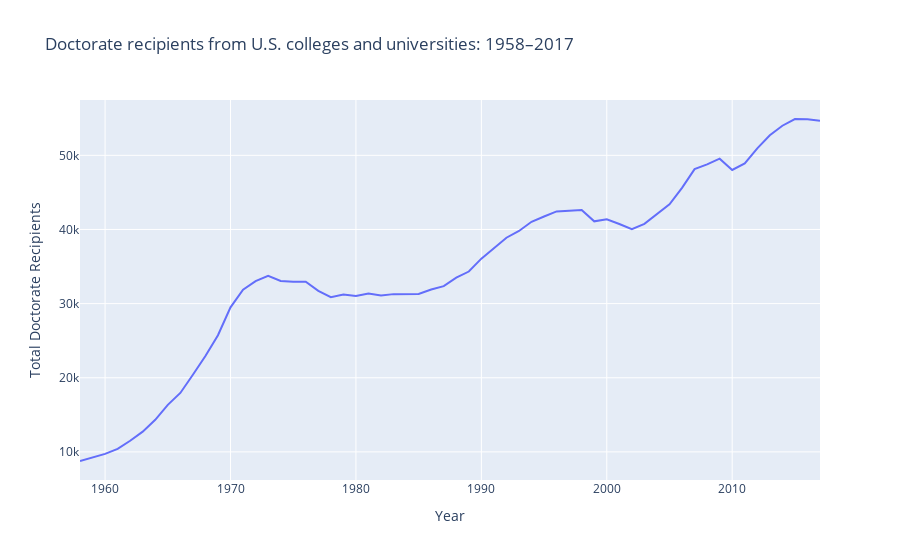
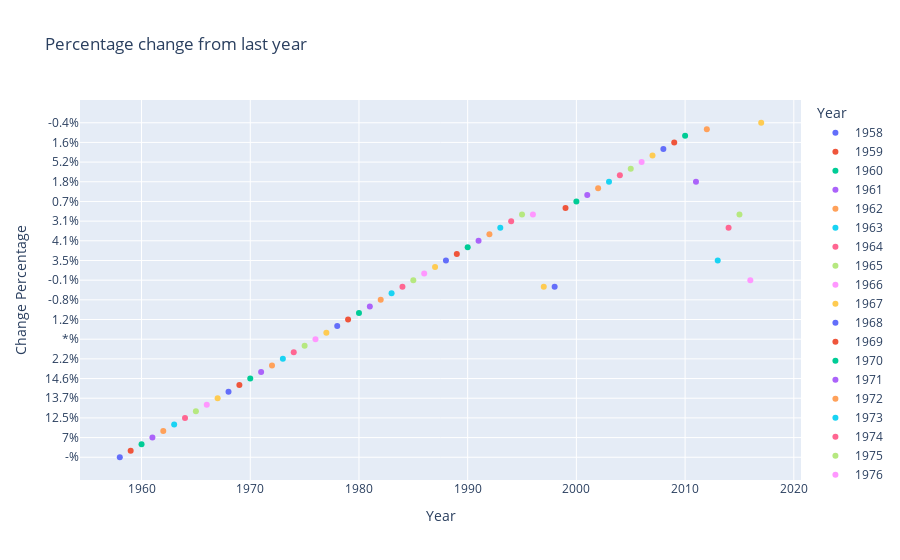

Here is the notebook cell these charts were saved with, in order:
### Code cell
import plotly.express as px
import plotly.graph_objects as go
fig=px.line(df001, x="Year", y="Total Doctorate Recipients", title='Doctorate recipients from U.S. colleges and universities: 1958–2017')
fig.show()
fig2=px.scatter(df001, x='Year', y="Change Percentage",color='Year',title='Percentage change from last year')
fig2.update_shapes(dict(xref='x', yref='y'))
fig2.show()
st.plotly_chart(fig, use_container_width=True)
st.plotly_chart(fig2, use_container_width=True)

### Figure 1 — Plotly figure (JSON) as saved in the notebook; plotly's stock layout.template omitted (floating-point values rounded to 4 significant figures)
{"data": [{"hovertemplate": "Year=%{x}<br>Total Doctorate Recipients=%{y}<extra></extra>", "legendgroup": "", "line": {"color": "#636efa", "dash": "solid"}, "mode": "lines", "name": "", "orientation": "v", "showlegend": false, "type": "scatter", "x": [1958, 1959, 1960, 1961, 1962, 1963, 1964, 1965, 1966, 1967, 1968, 1969, 1970, 1971, 1972, 1973, 1974, 1975, 1976, 1977, 1978, 1979, 1980, 1981, 1982, 1983, 1984, 1985, 1986, 1987, 1988, 1989, 1990, 1991, 1992, 1993, 1994, 1995, 1996, 1997, 1998, 1999, 2000, 2001, 2002, 2003, 2004, 2005, 2006, 2007, 2008, 2009, 2010, 2011, 2012, 2013, 2014, 2015, 2016, 2017], "xaxis": "x", "y": [8773, 9213, 9733, 10413, 11500, 12728, 14325, 16340, 17949, 20403, 22937, 25743, 29498, 31867, 33041, 33755, 33047, 32952, 32946, 31716, 30875, 31238, 31019, 31355, 31108, 31280, 31334, 31295, 31897, 32365, 33497, 34325, 36065, 37530, 38886, 39800, 41034, 41747, 42437, 42539, 42636, 41100, 41369, 40744, 40031, 40762, 42122, 43385, 45620, 48132, 48777, 49552, 48029, 48911, 50944, 52704, 53992, 54901, 54862, 54664], "yaxis": "y"}], "layout": {"legend": {"tracegroupgap": 0}, "title": {"text": "Doctorate recipients from U.S. colleges and universities: 1958–2017"}, "xaxis": {"anchor": "y", "domain": [0, 1], "title": {"text": "Year"}}, "yaxis": {"anchor": "x", "domain": [0, 1], "title": {"text": "Total Doctorate Recipients"}}}}

### Figure 2 — Plotly figure (JSON) as saved in the notebook; plotly's stock layout.template omitted (floating-point values rounded to 4 significant figures)
{"data": [{"hovertemplate": "Year=%{x}<br>Change Percentage=%{y}<extra></extra>", "legendgroup": "1958", "marker": {"color": "#636efa", "symbol": "circle"}, "mode": "markers", "name": "1958", "orientation": "v", "showlegend": true, "type": "scatter", "x": [1958], "xaxis": "x", "y": ["-%"], "yaxis": "y"}, {"hovertemplate": "Year=%{x}<br>Change Percentage=%{y}<extra></extra>", "legendgroup": "1959", "marker": {"color": "#EF553B", "symbol": "circle"}, "mode": "markers", "name": "1959", "orientation": "v", "showlegend": true, "type": "scatter", "x": [1959], "xaxis": "x", "y": ["5%"], "yaxis": "y"}, {"hovertemplate": "Year=%{x}<br>Change Percentage=%{y}<extra></extra>", "legendgroup": "1960", "marker": {"color": "#00cc96", "symbol": "circle"}, "mode": "markers", "name": "1960", "orientation": "v", "showlegend": true, "type": "scatter", "x": [1960], "xaxis": "x", "y": ["5.6%"], "yaxis": "y"}, {"hovertemplate": "Year=%{x}<br>Change Percentage=%{y}<extra></extra>", "legendgroup": "1961", "marker": {"color": "#ab63fa", "symbol": "circle"}, "mode": "markers", "name": "1961", "orientation": "v", "showlegend": true, "type": "scatter", "x": [1961], "xaxis": "x", "y": ["7%"], "yaxis": "y"}, {"hovertemplate": "Year=%{x}<br>Change Percentage=%{y}<extra></extra>", "legendgroup": "1962", "marker": {"color": "#FFA15A", "symbol": "circle"}, "mode": "markers", "name": "1962", "orientation": "v", "showlegend": true, "type": "scatter", "x": [1962], "xaxis": "x", "y": ["10.4%"], "yaxis": "y"}, {"hovertemplate": "Year=%{x}<br>Change Percentage=%{y}<extra></extra>", "legendgroup": "1963", "marker": {"color": "#19d3f3", "symbol": "circle"}, "mode": "markers", "name": "1963", "orientation": "v", "showlegend": true, "type": "scatter", "x": [1963], "xaxis": "x", "y": ["10.7%"], "yaxis": "y"}, {"hovertemplate": "Year=%{x}<br>Change Percentage=%{y}<extra></extra>", "legendgroup": "1964", "marker": {"color": "#FF6692", "symbol": "circle"}, "mode": "markers", "name": "1964", "orientation": "v", "showlegend": true, "type": "scatter", "x": [1964], "xaxis": "x", "y": ["12.5%"], "yaxis": "y"}, {"hovertemplate": "Year=%{x}<br>Change Percentage=%{y}<extra></extra>", "legendgroup": "1965", "marker": {"color": "#B6E880", "symbol": "circle"}, "mode": "markers", "name": "1965", "orientation": "v", "showlegend": true, "type": "scatter", "x": [1965], "xaxis": "x", "y": ["14.1%"], "yaxis": "y"}, {"hovertemplate": "Year=%{x}<br>Change Percentage=%{y}<extra></extra>", "legendgroup": "1966", "marker": {"color": "#FF97FF", "symbol": "circle"}, "mode": "markers", "name": "1966", "orientation": "v", "showlegend": true, "type": "scatter", "x": [1966], "xaxis": "x", "y": ["9.8%"], "yaxis": "y"}, {"hovertemplate": "Year=%{x}<br>Change Percentage=%{y}<extra></extra>", "legendgroup": "1967", "marker": {"color": "#FECB52", "symbol": "circle"}, "mode": "markers", "name": "1967", "orientation": "v", "showlegend": true, "type": "scatter", "x": [1967], "xaxis": "x", "y": ["13.7%"], "yaxis": "y"}, {"hovertemplate": "Year=%{x}<br>Change Percentage=%{y}<extra></extra>", "legendgroup": "1968", "marker": {"color": "#636efa", "symbol": "circle"}, "mode": "markers", "name": "1968", "orientation": "v", "showlegend": true, "type": "scatter", "x": [1968], "xaxis": "x", "y": ["12.4%"], "yaxis": "y"}, {"hovertemplate": "Year=%{x}<br>Change Percentage=%{y}<extra></extra>", "legendgroup": "1969", "marker": {"color": "#EF553B", "symbol": "circle"}, "mode": "markers", "name": "1969", "orientation": "v", "showlegend": true, "type": "scatter", "x": [1969], "xaxis": "x", "y": ["12.2%"], "yaxis": "y"}, {"hovertemplate": "Year=%{x}<br>Change Percentage=%{y}<extra></extra>", "legendgroup": "1970", "marker": {"color": "#00cc96", "symbol": "circle"}, "mode": "markers", "name": "1970", "orientation": "v", "showlegend": true, "type": "scatter", "x": [1970], "xaxis": "x", "y": ["14.6%"], "yaxis": "y"}, {"hovertemplate": "Year=%{x}<br>Change Percentage=%{y}<extra></extra>", "legendgroup": "1971", "marker": {"color": "#ab63fa", "symbol": "circle"}, "mode": "markers", "name": "1971", "orientation": "v", "showlegend": true, "type": "scatter", "x": [1971], "xaxis": "x", "y": ["8%"], "yaxis": "y"}, {"hovertemplate": "Year=%{x}<br>Change Percentage=%{y}<extra></extra>", "legendgroup": "1972", "marker": {"color": "#FFA15A", "symbol": "circle"}, "mode": "markers", "name": "1972", "orientation": "v", "showlegend": true, "type": "scatter", "x": [1972], "xaxis": "x", "y": ["3.7%"], "yaxis": "y"}, {"hovertemplate": "Year=%{x}<br>Change Percentage=%{y}<extra></extra>", "legendgroup": "1973", "marker": {"color": "#19d3f3", "symbol": "circle"}, "mode": "markers", "name": "1973", "orientation": "v", "showlegend": true, "type": "scatter", "x": [1973], "xaxis": "x", "y": ["2.2%"], "yaxis": "y"}, {"hovertemplate": "Year=%{x}<br>Change Percentage=%{y}<extra></extra>", "legendgroup": "1974", "marker": {"color": "#FF6692", "symbol": "circle"}, "mode": "markers", "name": "1974", "orientation": "v", "showlegend": true, "type": "scatter", "x": [1974], "xaxis": "x", "y": ["-2.1%"], "yaxis": "y"}, {"hovertemplate": "Year=%{x}<br>Change Percentage=%{y}<extra></extra>", "legendgroup": "1975", "marker": {"color": "#B6E880", "symbol": "circle"}, "mode": "markers", "name": "1975", "orientation": "v", "showlegend": true, "type": "scatter", "x": [1975], "xaxis": "x", "y": ["-0.3%"], "yaxis": "y"}, {"hovertemplate": "Year=%{x}<br>Change Percentage=%{y}<extra></extra>", "legendgroup": "1976", "marker": {"color": "#FF97FF", "symbol": "circle"}, "mode": "markers", "name": "1976", "orientation": "v", "showlegend": true, "type": "scatter", "x": [1976], "xaxis": "x", "y": ["*%"], "yaxis": "y"}, {"hovertemplate": "Year=%{x}<br>Change Percentage=%{y}<extra></extra>", "legendgroup": "1977", "marker": {"color": "#FECB52", "symbol": "circle"}, "mode": "markers", "name": "1977", "orientation": "v", "showlegend": true, "type": "scatter", "x": [1977], "xaxis": "x", "y": ["-3.7%"], "yaxis": "y"}, {"hovertemplate": "Year=%{x}<br>Change Percentage=%{y}<extra></extra>", "legendgroup": "1978", "marker": {"color": "#636efa", "symbol": "circle"}, "mode": "markers", "name": "1978", "orientation": "v", "showlegend": true, "type": "scatter", "x": [1978], "xaxis": "x", "y": ["-2.7%"], "yaxis": "y"}, {"hovertemplate": "Year=%{x}<br>Change Percentage=%{y}<extra></extra>", "legendgroup": "1979", "marker": {"color": "#EF553B", "symbol": "circle"}, "mode": "markers", "name": "1979", "orientation": "v", "showlegend": true, "type": "scatter", "x": [1979], "xaxis": "x", "y": ["1.2%"], "yaxis": "y"}, {"hovertemplate": "Year=%{x}<br>Change Percentage=%{y}<extra></extra>", "legendgroup": "1980", "marker": {"color": "#00cc96", "symbol": "circle"}, "mode": "markers", "name": "1980", "orientation": "v", "showlegend": true, "type": "scatter", "x": [1980], "xaxis": "x", "y": ["-0.7%"], "yaxis": "y"}, {"hovertemplate": "Year=%{x}<br>Change Percentage=%{y}<extra></extra>", "legendgroup": "1981", "marker": {"color": "#ab63fa", "symbol": "circle"}, "mode": "markers", "name": "1981", "orientation": "v", "showlegend": true, "type": "scatter", "x": [1981], "xaxis": "x", "y": ["1.1%"], "yaxis": "y"}, {"hovertemplate": "Year=%{x}<br>Change Percentage=%{y}<extra></extra>", "legendgroup": "1982", "marker": {"color": "#FFA15A", "symbol": "circle"}, "mode": "markers", "name": "1982", "orientation": "v", "showlegend": true, "type": "scatter", "x": [1982], "xaxis": "x", "y": ["-0.8%"], "yaxis": "y"}, {"hovertemplate": "Year=%{x}<br>Change Percentage=%{y}<extra></extra>", "legendgroup": "1983", "marker": {"color": "#19d3f3", "symbol": "circle"}, "mode": "markers", "name": "1983", "orientation": "v", "showlegend": true, "type": "scatter", "x": [1983], "xaxis": "x", "y": ["0.6%"], "yaxis": "y"}, {"hovertemplate": "Year=%{x}<br>Change Percentage=%{y}<extra></extra>", "legendgroup": "1984", "marker": {"color": "#FF6692", "symbol": "circle"}, "mode": "markers", "name": "1984", "orientation": "v", "showlegend": true, "type": "scatter", "x": [1984], "xaxis": "x", "y": ["0.2%"], "yaxis": "y"}, {"hovertemplate": "Year=%{x}<br>Change Percentage=%{y}<extra></extra>", "legendgroup": "1985", "marker": {"color": "#B6E880", "symbol": "circle"}, "mode": "markers", "name": "1985", "orientation": "v", "showlegend": true, "type": "scatter", "x": [1985], "xaxis": "x", "y": ["-0.1%"], "yaxis": "y"}, {"hovertemplate": "Year=%{x}<br>Change Percentage=%{y}<extra></extra>", "legendgroup": "1986", "marker": {"color": "#FF97FF", "symbol": "circle"}, "mode": "markers", "name": "1986", "orientation": "v", "showlegend": true, "type": "scatter", "x": [1986], "xaxis": "x", "y": ["1.9%"], "yaxis": "y"}, {"hovertemplate": "Year=%{x}<br>Change Percentage=%{y}<extra></extra>", "legendgroup": "1987", "marker": {"color": "#FECB52", "symbol": "circle"}, "mode": "markers", "name": "1987", "orientation": "v", "showlegend": true, "type": "scatter", "x": [1987], "xaxis": "x", "y": ["1.5%"], "yaxis": "y"}, {"hovertemplate": "Year=%{x}<br>Change Percentage=%{y}<extra></extra>", "legendgroup": "1988", "marker": {"color": "#636efa", "symbol": "circle"}, "mode": "markers", "name": "1988", "orientation": "v", "showlegend": true, "type": "scatter", "x": [1988], "xaxis": "x", "y": ["3.5%"], "yaxis": "y"}, {"hovertemplate": "Year=%{x}<br>Change Percentage=%{y}<extra></extra>", "legendgroup": "1989", "marker": {"color": "#EF553B", "symbol": "circle"}, "mode": "markers", "name": "1989", "orientation": "v", "showlegend": true, "type": "scatter", "x": [1989], "xaxis": "x", "y": ["2.5%"], "yaxis": "y"}, {"hovertemplate": "Year=%{x}<br>Change Percentage=%{y}<extra></extra>", "legendgroup": "1990", "marker": {"color": "#00cc96", "symbol": "circle"}, "mode": "markers", "name": "1990", "orientation": "v", "showlegend": true, "type": "scatter", "x": [1990], "xaxis": "x", "y": ["5.1%"], "yaxis": "y"}, {"hovertemplate": "Year=%{x}<br>Change Percentage=%{y}<extra></extra>", "legendgroup": "1991", "marker": {"color": "#ab63fa", "symbol": "circle"}, "mode": "markers", "name": "1991", "orientation": "v", "showlegend": true, "type": "scatter", "x": [1991], "xaxis": "x", "y": ["4.1%"], "yaxis": "y"}, {"hovertemplate": "Year=%{x}<br>Change Percentage=%{y}<extra></extra>", "legendgroup": "1992", "marker": {"color": "#FFA15A", "symbol": "circle"}, "mode": "markers", "name": "1992", "orientation": "v", "showlegend": true, "type": "scatter", "x": [1992], "xaxis": "x", "y": ["3.6%"], "yaxis": "y"}, {"hovertemplate": "Year=%{x}<br>Change Percentage=%{y}<extra></extra>", "legendgroup": "1993", "marker": {"color": "#19d3f3", "symbol": "circle"}, "mode": "markers", "name": "1993", "orientation": "v", "showlegend": true, "type": "scatter", "x": [1993], "xaxis": "x", "y": ["2.4%"], "yaxis": "y"}, {"hovertemplate": "Year=%{x}<br>Change Percentage=%{y}<extra></extra>", "legendgroup": "1994", "marker": {"color": "#FF6692", "symbol": "circle"}, "mode": "markers", "name": "1994", "orientation": "v", "showlegend": true, "type": "scatter", "x": [1994], "xaxis": "x", "y": ["3.1%"], "yaxis": "y"}, {"hovertemplate": "Year=%{x}<br>Change Percentage=%{y}<extra></extra>", "legendgroup": "1995", "marker": {"color": "#B6E880", "symbol": "circle"}, "mode": "markers", "name": "1995", "orientation": "v", "showlegend": true, "type": "scatter", "x": [1995], "xaxis": "x", "y": ["1.7%"], "yaxis": "y"}, {"hovertemplate": "Year=%{x}<br>Change Percentage=%{y}<extra></extra>", "legendgroup": "1996", "marker": {"color": "#FF97FF", "symbol": "circle"}, "mode": "markers", "name": "1996", "orientation": "v", "showlegend": true, "type": "scatter", "x": [1996], "xaxis": "x", "y": ["1.7%"], "yaxis": "y"}, {"hovertemplate": "Year=%{x}<br>Change Percentage=%{y}<extra></extra>", "legendgroup": "1997", "marker": {"color": "#FECB52", "symbol": "circle"}, "mode": "markers", "name": "1997", "orientation": "v", "showlegend": true, "type": "scatter", "x": [1997], "xaxis": "x", "y": ["0.2%"], "yaxis": "y"}, {"hovertemplate": "Year=%{x}<br>Change Percentage=%{y}<extra></extra>", "legendgroup": "1998", "marker": {"color": "#636efa", "symbol": "circle"}, "mode": "markers", "name": "1998", "orientation": "v", "showlegend": true, "type": "scatter", "x": [1998], "xaxis": "x", "y": ["0.2%"], "yaxis": "y"}, {"hovertemplate": "Year=%{x}<br>Change Percentage=%{y}<extra></extra>", "legendgroup": "1999", "marker": {"color": "#EF553B", "symbol": "circle"}, "mode": "markers", "name": "1999", "orientation": "v", "showlegend": true, "type": "scatter", "x": [1999], "xaxis": "x", "y": ["-3.6%"], "yaxis": "y"}, {"hovertemplate": "Year=%{x}<br>Change Percentage=%{y}<extra></extra>", "legendgroup": "2000", "marker": {"color": "#00cc96", "symbol": "circle"}, "mode": "markers", "name": "2000", "orientation": "v", "showlegend": true, "type": "scatter", "x": [2000], "xaxis": "x", "y": ["0.7%"], "yaxis": "y"}, {"hovertemplate": "Year=%{x}<br>Change Percentage=%{y}<extra></extra>", "legendgroup": "2001", "marker": {"color": "#ab63fa", "symbol": "circle"}, "mode": "markers", "name": "2001", "orientation": "v", "showlegend": true, "type": "scatter", "x": [2001], "xaxis": "x", "y": ["-1.5%"], "yaxis": "y"}, {"hovertemplate": "Year=%{x}<br>Change Percentage=%{y}<extra></extra>", "legendgroup": "2002", "marker": {"color": "#FFA15A", "symbol": "circle"}, "mode": "markers", "name": "2002", "orientation": "v", "showlegend": true, "type": "scatter", "x": [2002], "xaxis": "x", "y": ["-1.7%"], "yaxis": "y"}, {"hovertemplate": "Year=%{x}<br>Change Percentage=%{y}<extra></extra>", "legendgroup": "2003", "marker": {"color": "#19d3f3", "symbol": "circle"}, "mode": "markers", "name": "2003", "orientation": "v", "showlegend": true, "type": "scatter", "x": [2003], "xaxis": "x", "y": ["1.8%"], "yaxis": "y"}, {"hovertemplate": "Year=%{x}<br>Change Percentage=%{y}<extra></extra>", "legendgroup": "2004", "marker": {"color": "#FF6692", "symbol": "circle"}, "mode": "markers", "name": "2004", "orientation": "v", "showlegend": true, "type": "scatter", "x": [2004], "xaxis": "x", "y": ["3.3%"], "yaxis": "y"}, {"hovertemplate": "Year=%{x}<br>Change Percentage=%{y}<extra></extra>", "legendgroup": "2005", "marker": {"color": "#B6E880", "symbol": "circle"}, "mode": "markers", "name": "2005", "orientation": "v", "showlegend": true, "type": "scatter", "x": [2005], "xaxis": "x", "y": ["3%"], "yaxis": "y"}, {"hovertemplate": "Year=%{x}<br>Change Percentage=%{y}<extra></extra>", "legendgroup": "2006", "marker": {"color": "#FF97FF", "symbol": "circle"}, "mode": "markers", "name": "2006", "orientation": "v", "showlegend": true, "type": "scatter", "x": [2006], "xaxis": "x", "y": ["5.2%"], "yaxis": "y"}, {"hovertemplate": "Year=%{x}<br>Change Percentage=%{y}<extra></extra>", "legendgroup": "2007", "marker": {"color": "#FECB52", "symbol": "circle"}, "mode": "markers", "name": "2007", "orientation": "v", "showlegend": true, "type": "scatter", "x": [2007], "xaxis": "x", "y": ["5.5%"], "yaxis": "y"}, {"hovertemplate": "Year=%{x}<br>Change Percentage=%{y}<extra></extra>", "legendgroup": "2008", "marker": {"color": "#636efa", "symbol": "circle"}, "mode": "markers", "name": "2008", "orientation": "v", "showlegend": true, "type": "scatter", "x": [2008], "xaxis": "x", "y": ["1.3%"], "yaxis": "y"}, {"hovertemplate": "Year=%{x}<br>Change Percentage=%{y}<extra></extra>", "legendgroup": "2009", "marker": {"color": "#EF553B", "symbol": "circle"}, "mode": "markers", "name": "2009", "orientation": "v", "showlegend": true, "type": "scatter", "x": [2009], "xaxis": "x", "y": ["1.6%"], "yaxis": "y"}, {"hovertemplate": "Year=%{x}<br>Change Percentage=%{y}<extra></extra>", "legendgroup": "2010", "marker": {"color": "#00cc96", "symbol": "circle"}, "mode": "markers", "name": "2010", "orientation": "v", "showlegend": true, "type": "scatter", "x": [2010], "xaxis": "x", "y": ["-3.1%"], "yaxis": "y"}, {"hovertemplate": "Year=%{x}<br>Change Percentage=%{y}<extra></extra>", "legendgroup": "2011", "marker": {"color": "#ab63fa", "symbol": "circle"}, "mode": "markers", "name": "2011", "orientation": "v", "showlegend": true, "type": "scatter", "x": [2011], "xaxis": "x", "y": ["1.8%"], "yaxis": "y"}, {"hovertemplate": "Year=%{x}<br>Change Percentage=%{y}<extra></extra>", "legendgroup": "2012", "marker": {"color": "#FFA15A", "symbol": "circle"}, "mode": "markers", "name": "2012", "orientation": "v", "showlegend": true, "type": "scatter", "x": [2012], "xaxis": "x", "y": ["4.2%"], "yaxis": "y"}, {"hovertemplate": "Year=%{x}<br>Change Percentage=%{y}<extra></extra>", "legendgroup": "2013", "marker": {"color": "#19d3f3", "symbol": "circle"}, "mode": "markers", "name": "2013", "orientation": "v", "showlegend": true, "type": "scatter", "x": [2013], "xaxis": "x", "y": ["3.5%"], "yaxis": "y"}, {"hovertemplate": "Year=%{x}<br>Change Percentage=%{y}<extra></extra>", "legendgroup": "2014", "marker": {"color": "#FF6692", "symbol": "circle"}, "mode": "markers", "name": "2014", "orientation": "v", "showlegend": true, "type": "scatter", "x": [2014], "xaxis": "x", "y": ["2.4%"], "yaxis": "y"}, {"hovertemplate": "Year=%{x}<br>Change Percentage=%{y}<extra></extra>", "legendgroup": "2015", "marker": {"color": "#B6E880", "symbol": "circle"}, "mode": "markers", "name": "2015", "orientation": "v", "showlegend": true, "type": "scatter", "x": [2015], "xaxis": "x", "y": ["1.7%"], "yaxis": "y"}, {"hovertemplate": "Year=%{x}<br>Change Percentage=%{y}<extra></extra>", "legendgroup": "2016", "marker": {"color": "#FF97FF", "symbol": "circle"}, "mode": "markers", "name": "2016", "orientation": "v", "showlegend": true, "type": "scatter", "x": [2016], "xaxis": "x", "y": ["-0.1%"], "yaxis": "y"}, {"hovertemplate": "Year=%{x}<br>Change Percentage=%{y}<extra></extra>", "legendgroup": "2017", "marker": {"color": "#FECB52", "symbol": "circle"}, "mode": "markers", "name": "2017", "orientation": "v", "showlegend": true, "type": "scatter", "x": [2017], "xaxis": "x", "y": ["-0.4%"], "yaxis": "y"}], "layout": {"legend": {"title": {"text": "Year"}, "tracegroupgap": 0}, "title": {"text": "Percentage change from last year"}, "xaxis": {"anchor": "y", "categoryarray": [1958, 1959, 1960, 1961, 1962, 1963, 1964, 1965, 1966, 1967, 1968, 1969, 1970, 1971, 1972, 1973, 1974, 1975, 1976, 1977, 1978, 1979, 1980, 1981, 1982, 1983, 1984, 1985, 1986, 1987, 1988, 1989, 1990, 1991, 1992, 1993, 1994, 1995, 1996, 1997, 1998, 1999, 2000, 2001, 2002, 2003, 2004, 2005, 2006, 2007, 2008, 2009, 2010, 2011, 2012, 2013, 2014, 2015, 2016, 2017], "categoryorder": "array", "domain": [0, 1], "title": {"text": "Year"}}, "yaxis": {"anchor": "x", "domain": [0, 1], "title": {"text": "Change Percentage"}}}}
